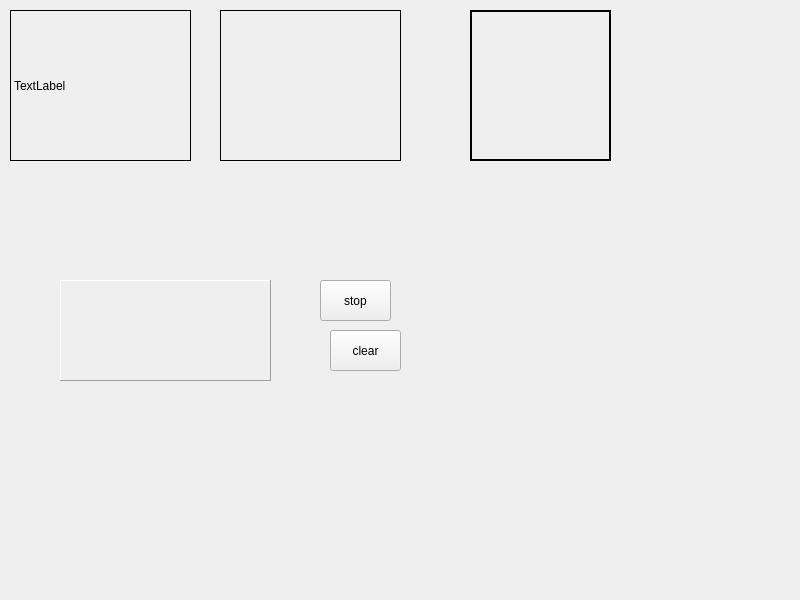
<?xml version="1.0" encoding="UTF-8"?>
<ui version="4.0">
 <class>Widget</class>
 <widget class="QWidget" name="Widget">
  <property name="geometry">
   <rect>
    <x>0</x>
    <y>0</y>
    <width>800</width>
    <height>600</height>
   </rect>
  </property>
  <property name="windowTitle">
   <string>Widget</string>
  </property>
  <widget class="MyLabel" name="label">
   <property name="geometry">
    <rect>
     <x>10</x>
     <y>10</y>
     <width>181</width>
     <height>151</height>
    </rect>
   </property>
   <property name="frameShape">
    <enum>QFrame::Shape::Box</enum>
   </property>
   <property name="text">
    <string>TextLabel</string>
   </property>
  </widget>
  <widget class="QLabel" name="label_2">
   <property name="geometry">
    <rect>
     <x>220</x>
     <y>10</y>
     <width>181</width>
     <height>151</height>
    </rect>
   </property>
   <property name="frameShape">
    <enum>QFrame::Shape::Panel</enum>
   </property>
   <property name="text">
    <string/>
   </property>
  </widget>
  <widget class="QLabel" name="label_3">
   <property name="geometry">
    <rect>
     <x>470</x>
     <y>10</y>
     <width>141</width>
     <height>151</height>
    </rect>
   </property>
   <property name="frameShape">
    <enum>QFrame::Shape::WinPanel</enum>
   </property>
   <property name="text">
    <string/>
   </property>
  </widget>
  <widget class="QLabel" name="label_4">
   <property name="geometry">
    <rect>
     <x>60</x>
     <y>280</y>
     <width>211</width>
     <height>101</height>
    </rect>
   </property>
   <property name="frameShape">
    <enum>QFrame::Shape::Panel</enum>
   </property>
   <property name="frameShadow">
    <enum>QFrame::Shadow::Raised</enum>
   </property>
   <property name="text">
    <string/>
   </property>
  </widget>
  <widget class="QPushButton" name="pushButton">
   <property name="geometry">
    <rect>
     <x>320</x>
     <y>280</y>
     <width>71</width>
     <height>41</height>
    </rect>
   </property>
   <property name="text">
    <string>stop</string>
   </property>
  </widget>
  <widget class="QPushButton" name="pushButton_2">
   <property name="geometry">
    <rect>
     <x>330</x>
     <y>330</y>
     <width>71</width>
     <height>41</height>
    </rect>
   </property>
   <property name="text">
    <string>clear</string>
   </property>
  </widget>
 </widget>
 <customwidgets>
  <customwidget>
   <class>MyLabel</class>
   <extends>QLabel</extends>
   <header location="global">mylabel.h</header>
  </customwidget>
 </customwidgets>
 <resources/>
 <connections/>
</ui>
